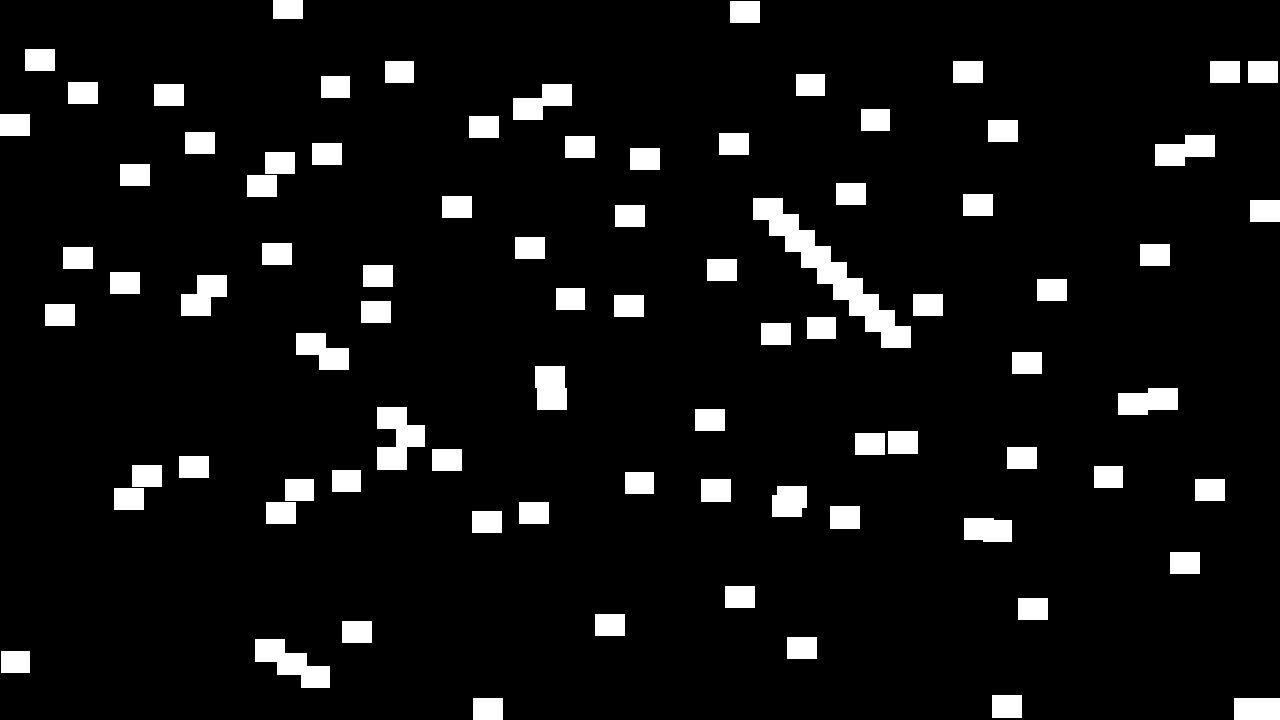
#> input picture homework3_b/images/bricks.tif, 1280 x 720 px
$ python p3.py
#> lines starting #> are read from the running program, lines starting #| are printed output that depends on the picture; after the words box and inside, x2 and y2 are one past the last pixel; in counts of white or black regions, pixels touching at a corner belong together
import os
import cv2
import numpy as np
import matplotlib.pyplot as plt

def plot_graph(img1, img2, title='Figure', title1='Image1', title2='Image2', path='./images'):
    plt.figure(title, figsize=(12, 5))
    plt.subplot(1, 2, 1)
    plt.imshow(img1, cmap='gray')
    plt.title(title1)
    plt.axis('off')
    plt.subplot(1, 2, 2)
    plt.imshow(img2, cmap='gray')
    plt.title(title2)
    plt.axis('off')
    # plt.savefig(f'{path}/{title}.jpg', bbox_inches='tight', dpi=1200, pad_inches = 0.1)
    plt.show()

def get_brick_size(image, upper=30):
    h, w = np.meshgrid(np.arange(1, upper + 1), np.arange(1, upper + 1), indexing='ij')
    coordinate = np.stack((h, w), axis=-1).reshape(-1, 2)

    for coord in coordinate.tolist():
        # print(f'Brick size: {c}')
        kernel = np.ones((coord[0], coord[1]),np.uint8)
        erosion = cv2.erode(image, kernel, iterations = 1)
        if np.sum(erosion) == 0:
            print(f'The brick size is about {coord[0] - 1} x {coord[1] - 1}')
            return coord[0] - 1, coord[1] - 1

def find_overlapping(image):
    kernel_vertical = np.ones((1, 31),np.uint8)
    erosion_vertical = cv2.erode(image, kernel_vertical, iterations = 1)
    ver_img = image - erosion_vertical
    # plot_graph(erosion_vertical, ver_img, title='ref1_vertical', title1='Vertical erosion', title2='Original - erosion')

    kernel_horizontal = np.ones((26, 1),np.uint8)
    erosion_horizontal = cv2.erode(image, kernel_horizontal, iterations = 1)
    hor_img = image - erosion_horizontal
    # plot_graph(erosion_horizontal, hor_img, title='ref2_horizontal', title1='Horizontal erosion', title2='Original - erosion')

    kernel = np.ones((18, 24),np.uint8)
    open_ver = cv2.morphologyEx(ver_img, cv2.MORPH_OPEN, kernel)
    open_hor = cv2.morphologyEx(hor_img, cv2.MORPH_OPEN, kernel)
    overlap = (image[:-1, :-1] - open_ver[1:, 1:]) + (image[:-1, :-1] - open_hor[1:, 1:])
    overlap = np.pad(overlap, [(0, 1), (0, 1)], mode='edge')
    # plot_graph(open_ver, image[:-1, :-1] - open_ver[1:, 1:], title='ref3_open_vertical', title1='Vertical opening', title2='Original - opening')
    # plot_graph(open_hor, image[:-1, :-1] - open_hor[1:, 1:], title='ref4_open_horizontal', title1='Horizontal opening', title2='Original - opening')
    return overlap.astype(np.uint8)

def main(path='./images'):
    # Read image
#> called with path = './images'
    img = cv2.imread(os.path.join(path, 'bricks.tif'), cv2.IMREAD_GRAYSCALE)
#> img: shape (720, 1280); 7.2% white; 83 white regions, largest, box (x1, y1, x2, y2) and area: (753, 198, 911, 348) 5268, (377, 407, 425, 470) 1944, (255, 639, 330, 688) 1862
    img = np.asarray(img)
    print(f'The shape of \'bricks.tif.\': {img.shape}')
#| The shape of 'bricks.tif.': (720, 1280)

    img_pad = np.pad(img, [(25, 25), (25, 25)], mode='constant', constant_values=0)
#> img_pad: shape (770, 1330); 6.5% white; 83 white regions, largest, box (x1, y1, x2, y2) and area: (778, 223, 936, 373) 5268, (402, 432, 450, 495) 1944, (280, 664, 355, 713) 1862
    brick_h, brick_w = get_brick_size(img_pad)
#> the loop in get_brick_size, `for coord in coordinate.tolist(): # print(f'Brick size: {c}')` made 719 passes
#> pass 3, in get_brick_size, `erosion = cv2.erode(image, kernel, iterations = 1)`:
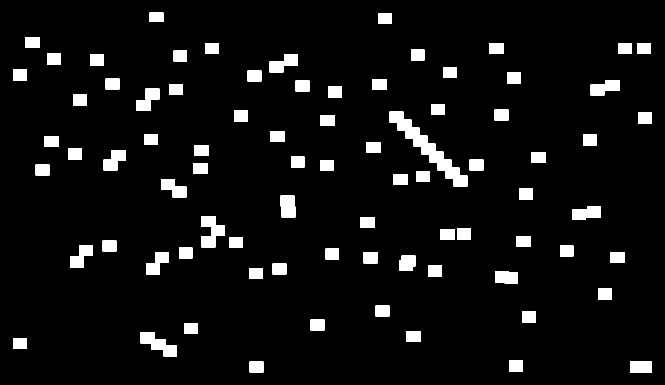
#> erosion: shape (770, 1330) (shown at 1/2 size); 6.1% white; 83 white regions, largest, box (x1, y1, x2, y2) and area: (779, 223, 935, 373) 4968, (403, 432, 449, 495) 1818, (281, 664, 354, 713) 1764
#> brick_h = 23; brick_w = 28

    # a. Find the overlapping regions
    overlap = find_overlapping(img_pad)
#> in find_overlapping, `erosion_vertical = cv2.erode(image, kernel_vertical, iterations = 1)`: erosion_vertical: shape (770, 1330); 0.33% white; 19 white regions, largest, box (x1, y1, x2, y2) and area: (1158, 418, 1188, 435) 510, (1195, 169, 1225, 182) 390, (1004, 545, 1022, 565) 360
#> in find_overlapping, `ver_img = image - erosion_vertical`: ver_img: shape (770, 1330); 6.2% white; 101 white regions, largest, box (x1, y1, x2, y2) and area: (560, 391, 592, 435) 1320, (402, 450, 450, 495) 1272, (797, 511, 832, 542) 930
#> in find_overlapping, `erosion_horizontal = cv2.erode(image, kernel_horizontal, iterations = 1)`: erosion_horizontal: shape (770, 1330); 0.3% white; 16 white regions (1 under 20 px), largest, box (x1, y1, x2, y2) and area: (562, 404, 590, 423) 532, (421, 445, 432, 483) 418, (222, 313, 236, 329) 224
#> in find_overlapping, `hor_img = image - erosion_horizontal`: hor_img: shape (770, 1330); 6.2% white; 98 white regions, largest, box (x1, y1, x2, y2) and area: (1180, 160, 1240, 191) 1320, (1143, 413, 1203, 440) 1320, (302, 678, 355, 713) 1104
#> in find_overlapping, `open_ver = cv2.morphologyEx(ver_img, cv2.MORPH_OPEN, kernel)`: open_ver: shape (770, 1330); 5% white; 76 white regions, largest, box (x1, y1, x2, y2) and area: (561, 392, 593, 436) 1320, (403, 455, 451, 496) 1212, (914, 457, 944, 480) 690
#> in find_overlapping, `open_hor = cv2.morphologyEx(hor_img, cv2.MORPH_OPEN, kernel)`: open_hor: shape (770, 1330); 5.1% white; 77 white regions, largest, box (x1, y1, x2, y2) and area: (1181, 161, 1241, 192) 1320, (1144, 414, 1204, 441) 1320, (990, 544, 1038, 568) 1078
    overlap = overlap[25:-25, 25:-25]
#> overlap: shape (720, 1280)
    assert overlap.shape == img.shape
    plot_graph(img, overlap, title='3-0_overlap', title1='Original', title2='Overlapping bricks')

    # b. Find the isolated regions that are not adjacent to the boundary
    overlap_margin = find_overlapping(img)
#> in find_overlapping (call 2), `erosion_vertical = cv2.erode(image, kernel_vertical, iterations = 1)`: erosion_vertical: shape (720, 1280); 0.47% white; 21 white regions, largest, box (x1, y1, x2, y2) and area: (1249, 698, 1280, 720) 682, (1133, 393, 1163, 410) 510, (1170, 144, 1200, 157) 390
#> in find_overlapping (call 2), `ver_img = image - erosion_vertical`: ver_img: shape (720, 1280); 6.8% white; 100 white regions, largest, box (x1, y1, x2, y2) and area: (535, 366, 567, 410) 1320, (377, 425, 425, 470) 1272, (772, 486, 807, 517) 930
#> in find_overlapping (call 2), `erosion_horizontal = cv2.erode(image, kernel_horizontal, iterations = 1)`:
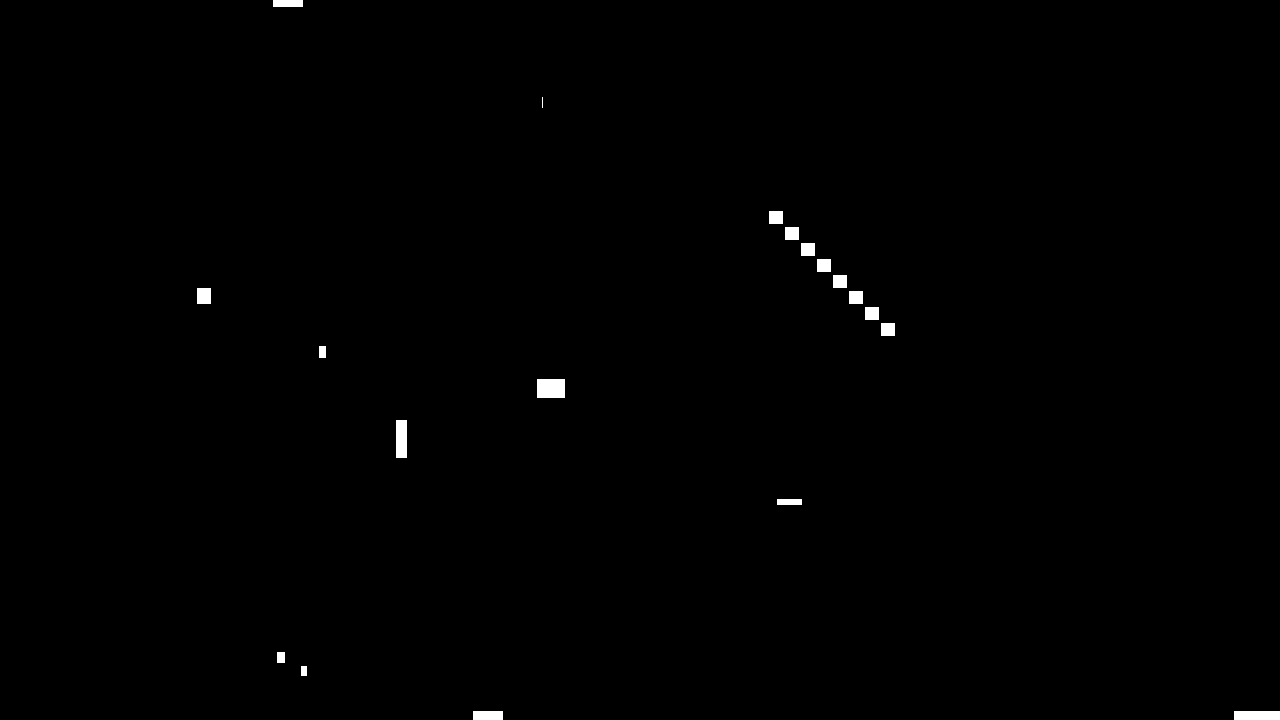
#> erosion_horizontal: shape (720, 1280); 0.43% white; 19 white regions (1 under 20 px), largest, box (x1, y1, x2, y2) and area: (537, 379, 565, 398) 532, (396, 420, 407, 458) 418, (1234, 711, 1280, 720) 414
#> in find_overlapping (call 2), `hor_img = image - erosion_horizontal`: hor_img: shape (720, 1280); 6.8% white; 98 white regions, largest, box (x1, y1, x2, y2) and area: (1155, 135, 1215, 166) 1320, (1118, 388, 1178, 415) 1320, (277, 653, 330, 688) 1104
#> in find_overlapping (call 2), `open_ver = cv2.morphologyEx(ver_img, cv2.MORPH_OPEN, kernel)`: open_ver: shape (720, 1280); 5.4% white; 74 white regions, largest, box (x1, y1, x2, y2) and area: (536, 367, 568, 411) 1320, (378, 430, 426, 471) 1212, (889, 432, 919, 455) 690
#> in find_overlapping (call 2), `open_hor = cv2.morphologyEx(hor_img, cv2.MORPH_OPEN, kernel)`:
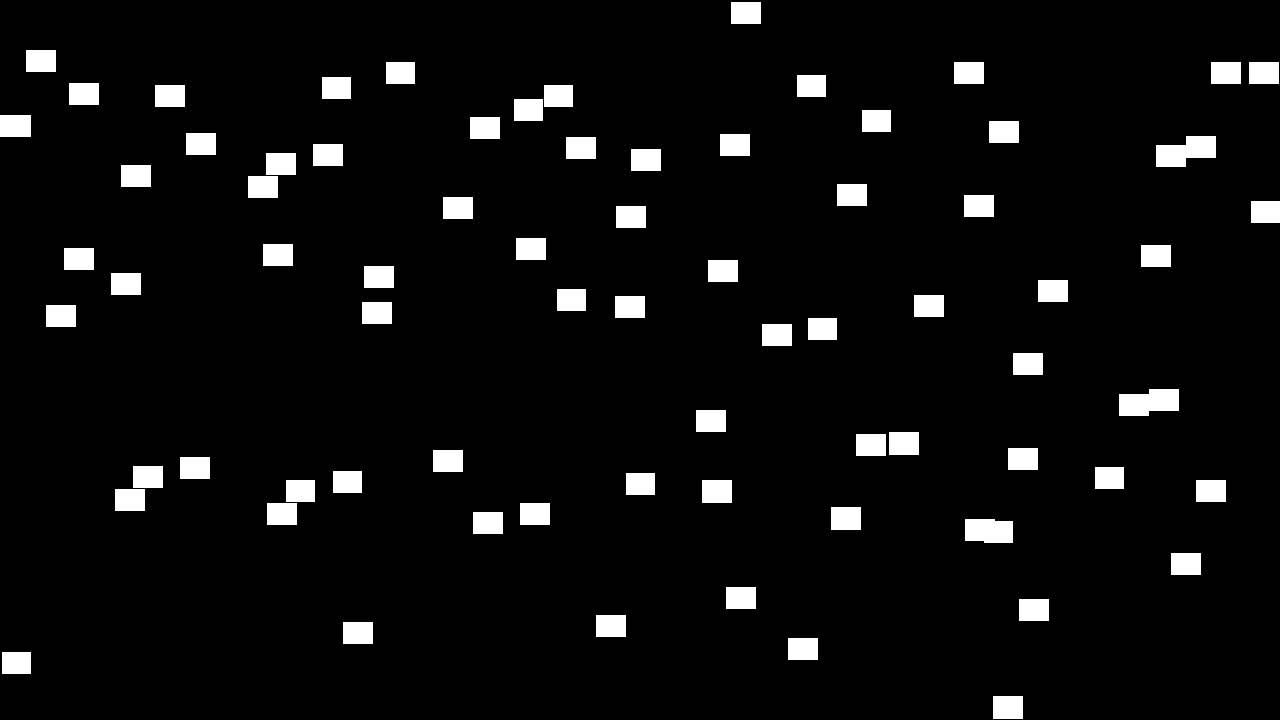
#> open_hor: shape (720, 1280); 5.5% white; 74 white regions, largest, box (x1, y1, x2, y2) and area: (1156, 136, 1216, 167) 1320, (1119, 389, 1179, 416) 1320, (965, 519, 1013, 543) 1078
    isolate = img - overlap_margin
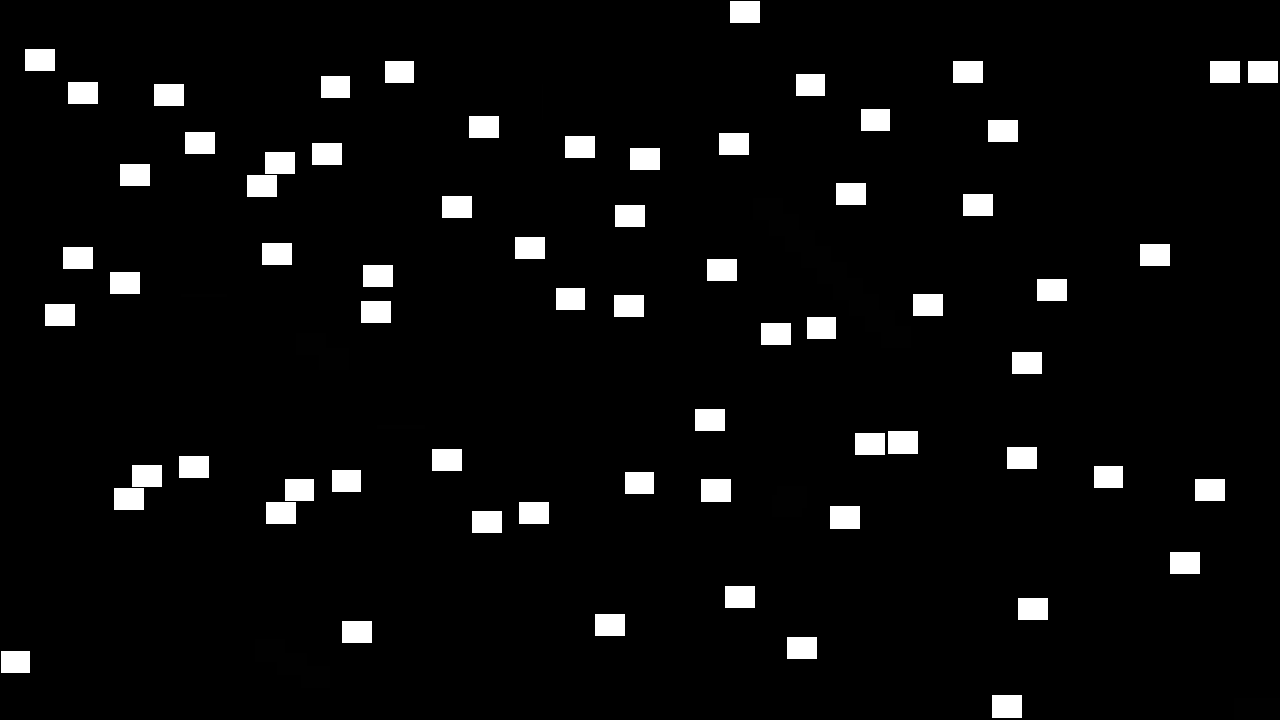
#> isolate: shape (720, 1280); min 0, max 255, mean 12.2
    assert isolate.shape == img.shape
    plot_graph(img, isolate, title='3-1_isolate', title1='Original', title2='Isolated bricks')

    # b-1. Consider a broader boundary
    img_mar = np.zeros_like(img)
    img_mar[9:-11, 9:-11] = (img - overlap)[10:-10, 10:-10]
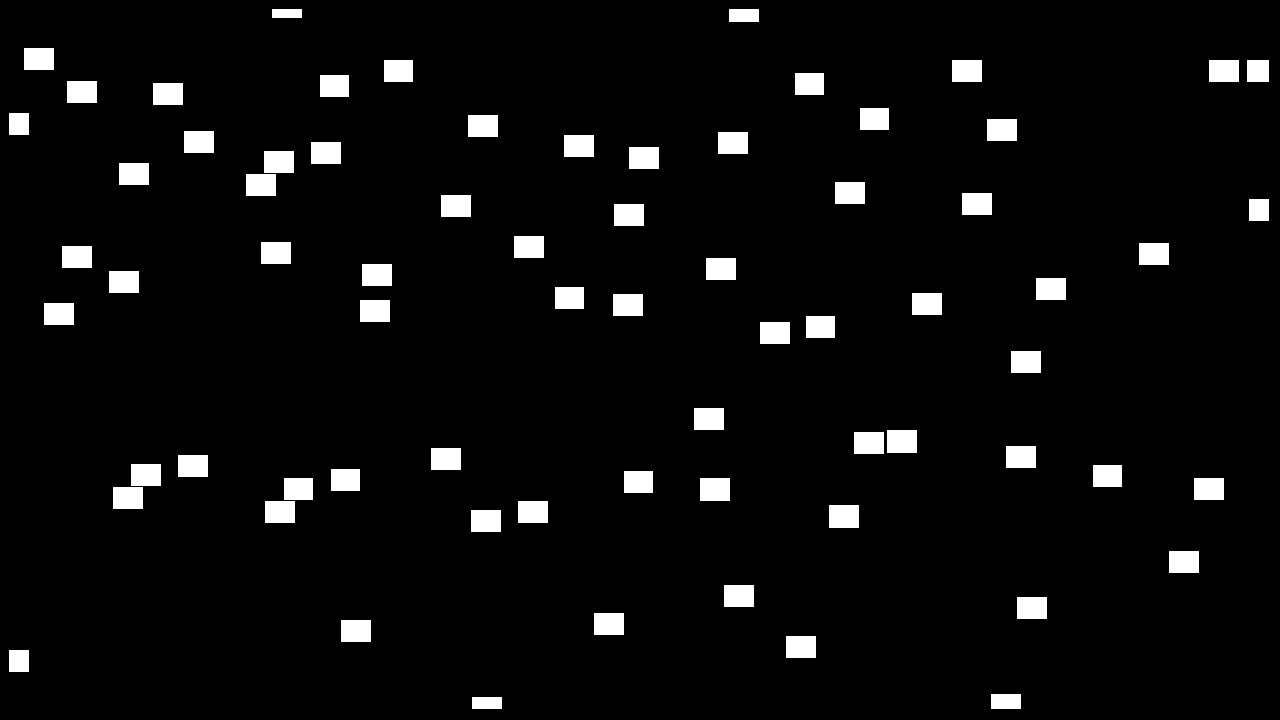
#> img_mar: shape (720, 1280); min 0, max 255, mean 12.4
    isolate_broader = cv2.morphologyEx(img_mar, cv2.MORPH_OPEN, kernel=np.ones((22, 28),np.uint8))
    assert isolate_broader.shape == img.shape
    plot_graph(img, isolate_broader, title='3-2_broader_boundary', title1='Original', title2='Isolated bricks (broader boundary)')


if __name__ == '__main__':
    main(path='./images')
    print('Check the results in directory: ./images')
